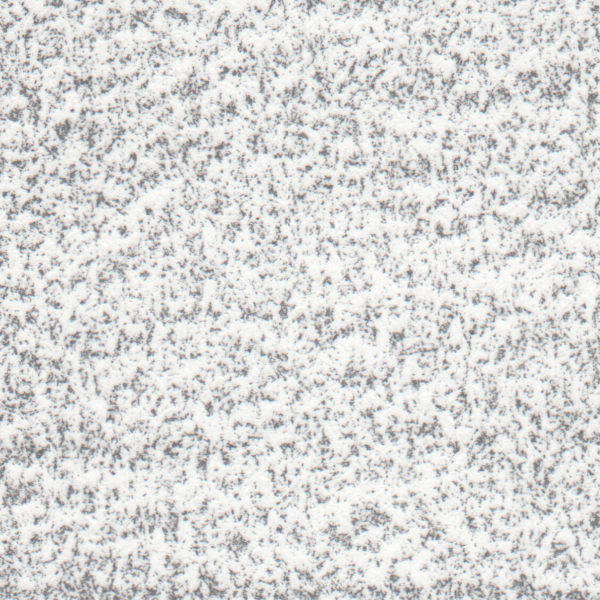
#> input picture Papiere/Cancon C à grain 125 horizontal.png, 600 x 600 px; its folder holds only this picture in this run
$ jupyter execute --allow-errors Rauheit.ipynb
#> lines starting #> are read from the running program, lines starting #| are printed output that depends on the picture
[cell 1]
import pathlib

import matplotlib.pyplot as pl
import numpy as np
import scipy.fft

[cell 2]
images = {path.stem: pl.imread(path) for path in pathlib.Path("Papiere").glob("*.png")}
#> images = 1 item

#> (a cell that did not finish here is left out)

[cell 4]
ffts = {name: np.abs(scipy.fft.rfft2(image[:, :, 0])) for name, image in images.items()}
#> ffts = 1 item

[cell 5]
fig = pl.figure(figsize=(15, 8))
for i, (name, fft) in enumerate(ffts.items(), 1):
    x = np.abs(fft)
    x[0, 0] = 0
    x[0, -1] = 0
    ax = fig.add_subplot(2, 3, i)
    im = ax.imshow(x)
    ax.set_title(name)
    pl.colorbar(im, ax=ax)
#> this loop made 1 pass
#> (i, name) on pass 1: (1, 'Cancon C à grain 125 horizontal')
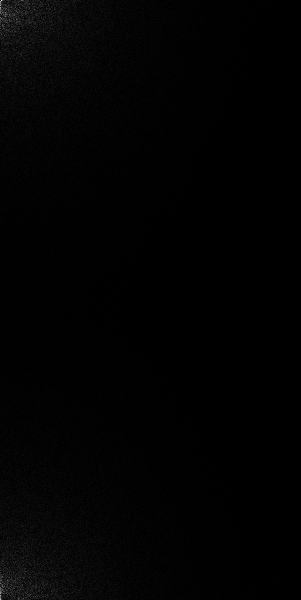
#> x: shape (600, 301) float32; min 0, max 2843.3, mean 31.7; drawn with min black and max white
pl.tight_layout()
pl.show()
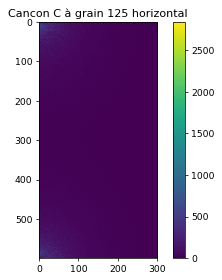
#> figure drawn by matplotlib, 2 panels

[cell 6]
fig = pl.figure(figsize=(15, 8))
for i, (name, fft) in enumerate(ffts.items(), 1):
    x = np.abs(fft)
    x[0, 0] = 0
    x[0, -1] = 0
    ax = fig.add_subplot(2, 3, i)
    im = ax.imshow(x[:30, :30])
    ax.set_title(name)
    pl.colorbar(im, ax=ax)
pl.tight_layout()
pl.show()
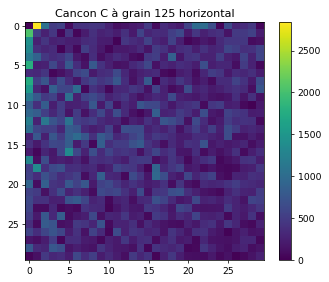
#> figure drawn by matplotlib, 2 panels

[cell 7]
for name, image in images.items():
    pl.clf()
    pl.plot(image[150, :, 0], label=name)
    pl.title(name)
    pl.show()
#> this loop made 1 pass
#> name on pass 1: 'Cancon C à grain 125 horizontal'
#> pass 1, `pl.show()`:
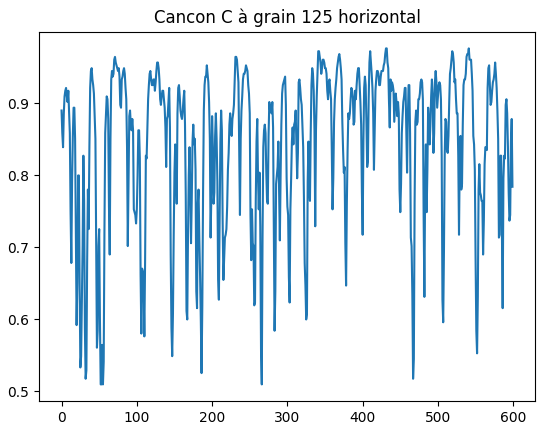
#> figure drawn by matplotlib, 1 panel; curve peaks at x = 431, y = 0.976

[cell 8]
import scipy.signal

#> (a cell that did not finish here is left out)

[cell 10]
pl.clf()
#> (the rest of this cell did not finish here and is left out)

#> (a cell that did not finish here is left out)

[cell 12]
pl.clf()
#> (the rest of this cell did not finish here and is left out)

[cell 13]
pl.clf()
#> (the rest of this cell did not finish here and is left out)

[cell 14]
a = np.arange(300)
print(a.shape)
aa = np.concatenate([a, a[:-1][::-1]])

pl.clf()
pl.plot(aa)
pl.show()
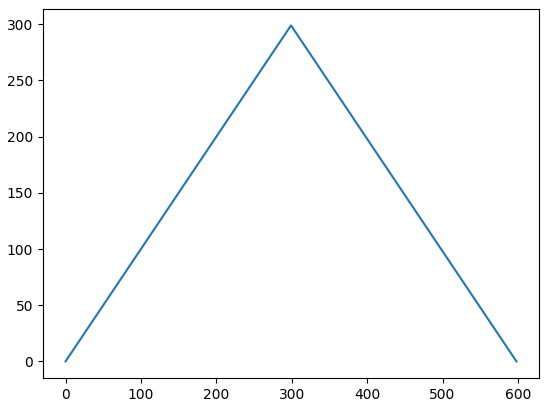
#> figure drawn by matplotlib, 1 panel; curve peaks at x = 299, y = 299

$ run again, on Papiere/Canson One 100 horizontal.png
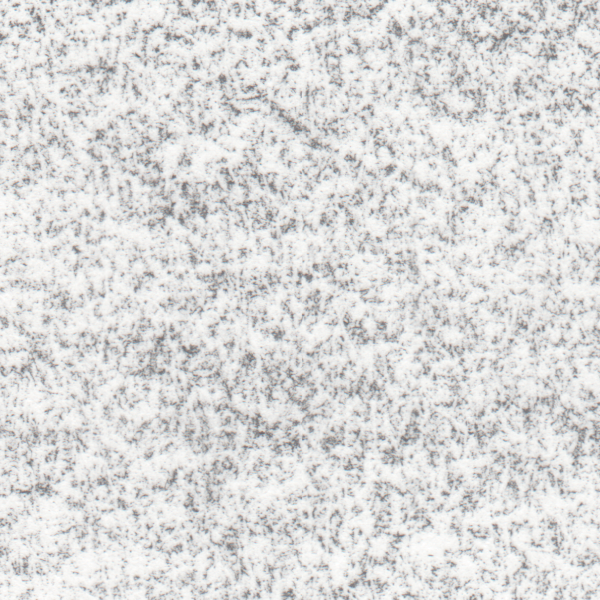
#> input picture Papiere/Canson One 100 horizontal.png, 600 x 600 px
#> images = 1 item
#> the loop `for i, (name, fft) in enumerate(ffts.items(), 1):` made 1 pass
#> (i, name) on pass 1: (1, 'Canson One 100 horizontal')
#> `pl.show()`:
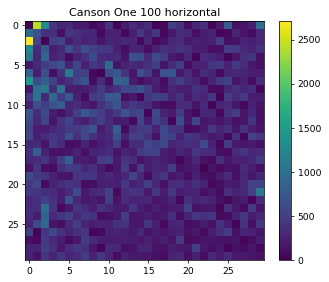
#> figure drawn by matplotlib, 2 panels
#> the loop `for name, image in images.items():` made 1 pass
#> name on pass 1: 'Canson One 100 horizontal'
#> pass 1, `pl.show()`:
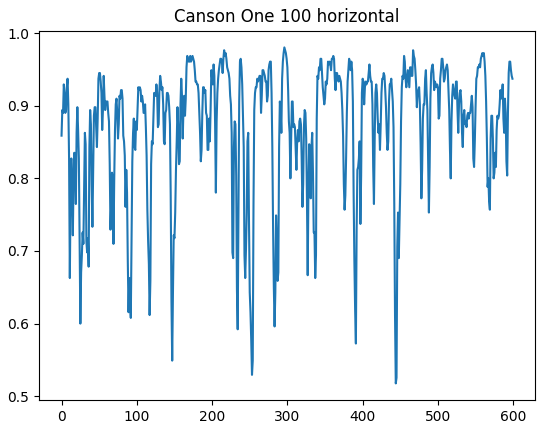
#> figure drawn by matplotlib, 1 panel; curve peaks at x = 296, y = 0.98
